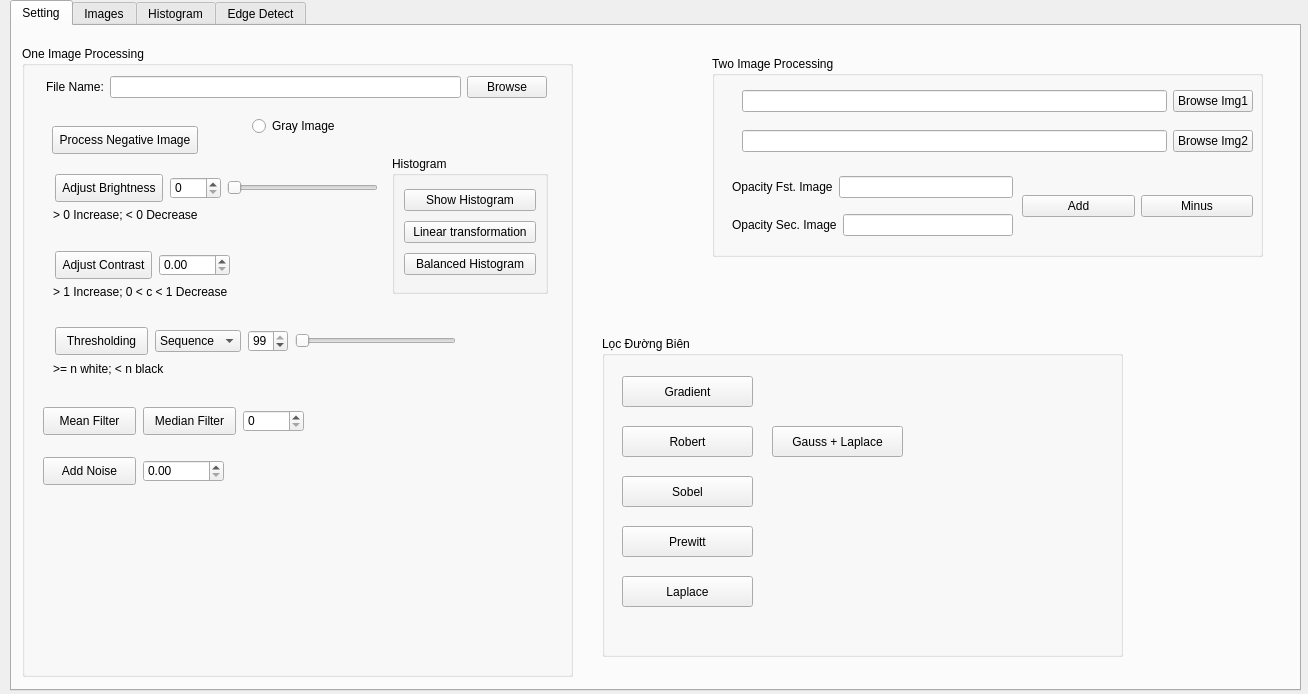
<?xml version="1.0" encoding="UTF-8"?>
<ui version="4.0">
 <class>MainWindow</class>
 <widget class="QMainWindow" name="MainWindow">
  <property name="geometry">
   <rect>
    <x>0</x>
    <y>0</y>
    <width>1308</width>
    <height>694</height>
   </rect>
  </property>
  <property name="windowTitle">
   <string>Image Processing</string>
  </property>
  <property name="windowIcon">
   <iconset>
    <normaloff>../../../Users/Pictures/ico/8yzpzkjdqaz51.png</normaloff>../../../Users/Pictures/ico/8yzpzkjdqaz51.png</iconset>
  </property>
  <widget class="QWidget" name="centralwidget">
   <widget class="QTabWidget" name="tabWidget">
    <property name="geometry">
     <rect>
      <x>10</x>
      <y>0</y>
      <width>1291</width>
      <height>691</height>
     </rect>
    </property>
    <property name="tabPosition">
     <enum>QTabWidget::North</enum>
    </property>
    <property name="tabShape">
     <enum>QTabWidget::Rounded</enum>
    </property>
    <property name="currentIndex">
     <number>0</number>
    </property>
    <property name="elideMode">
     <enum>Qt::ElideNone</enum>
    </property>
    <widget class="QWidget" name="tab">
     <attribute name="title">
      <string>Setting</string>
     </attribute>
     <widget class="QGroupBox" name="groupBox_2">
      <property name="geometry">
       <rect>
        <x>10</x>
        <y>20</y>
        <width>551</width>
        <height>631</height>
       </rect>
      </property>
      <property name="title">
       <string>One Image Processing</string>
      </property>
      <widget class="QLabel" name="label_7">
       <property name="geometry">
        <rect>
         <x>31</x>
         <y>161</y>
         <width>159</width>
         <height>16</height>
        </rect>
       </property>
       <property name="text">
        <string>&gt; 0 Increase; &lt; 0 Decrease</string>
       </property>
      </widget>
      <widget class="QPushButton" name="btn_brightness">
       <property name="geometry">
        <rect>
         <x>33</x>
         <y>128</y>
         <width>108</width>
         <height>28</height>
        </rect>
       </property>
       <property name="text">
        <string>Adjust Brightness</string>
       </property>
      </widget>
      <widget class="QPushButton" name="btn_contrast">
       <property name="geometry">
        <rect>
         <x>33</x>
         <y>205</y>
         <width>97</width>
         <height>28</height>
        </rect>
       </property>
       <property name="text">
        <string>Adjust Contrast</string>
       </property>
      </widget>
      <widget class="QRadioButton" name="rbtn_gray">
       <property name="geometry">
        <rect>
         <x>230</x>
         <y>70</y>
         <width>93</width>
         <height>20</height>
        </rect>
       </property>
       <property name="text">
        <string>Gray Image</string>
       </property>
      </widget>
      <widget class="QLabel" name="label_8">
       <property name="geometry">
        <rect>
         <x>31</x>
         <y>238</y>
         <width>201</width>
         <height>16</height>
        </rect>
       </property>
       <property name="text">
        <string>&gt; 1 Increase; 0 &lt; c &lt; 1 Decrease</string>
       </property>
      </widget>
      <widget class="QLabel" name="label_10">
       <property name="geometry">
        <rect>
         <x>31</x>
         <y>315</y>
         <width>171</width>
         <height>16</height>
        </rect>
       </property>
       <property name="text">
        <string>&gt;= n white; &lt; n black</string>
       </property>
      </widget>
      <widget class="QComboBox" name="cbb_threshold">
       <property name="geometry">
        <rect>
         <x>133</x>
         <y>284</y>
         <width>86</width>
         <height>22</height>
        </rect>
       </property>
       <item>
        <property name="text">
         <string>Sequence</string>
        </property>
       </item>
       <item>
        <property name="text">
         <string>Otsu</string>
        </property>
       </item>
      </widget>
      <widget class="QPushButton" name="btn_threshold">
       <property name="geometry">
        <rect>
         <x>33</x>
         <y>281</y>
         <width>93</width>
         <height>28</height>
        </rect>
       </property>
       <property name="text">
        <string>Thresholding</string>
       </property>
      </widget>
      <widget class="QSpinBox" name="spb_threshold">
       <property name="geometry">
        <rect>
         <x>226</x>
         <y>284</y>
         <width>40</width>
         <height>22</height>
        </rect>
       </property>
       <property name="value">
        <number>99</number>
       </property>
      </widget>
      <widget class="QPushButton" name="btn_negative">
       <property name="geometry">
        <rect>
         <x>30</x>
         <y>80</y>
         <width>146</width>
         <height>28</height>
        </rect>
       </property>
       <property name="text">
        <string>Process Negative Image</string>
       </property>
      </widget>
      <widget class="QGroupBox" name="groupBox">
       <property name="geometry">
        <rect>
         <x>370</x>
         <y>110</y>
         <width>156</width>
         <height>138</height>
        </rect>
       </property>
       <property name="title">
        <string>Histogram</string>
       </property>
       <layout class="QVBoxLayout" name="verticalLayout_2">
        <item>
         <widget class="QPushButton" name="btn_showHis">
          <property name="text">
           <string>Show Histogram</string>
          </property>
         </widget>
        </item>
        <item>
         <widget class="QPushButton" name="btn_linearHis">
          <property name="text">
           <string>Linear transformation</string>
          </property>
         </widget>
        </item>
        <item>
         <widget class="QPushButton" name="btn_balanceHis">
          <property name="text">
           <string>Balanced Histogram</string>
          </property>
         </widget>
        </item>
       </layout>
      </widget>
      <widget class="QSlider" name="hsld_brightness">
       <property name="geometry">
        <rect>
         <x>205</x>
         <y>131</y>
         <width>151</width>
         <height>22</height>
        </rect>
       </property>
       <property name="orientation">
        <enum>Qt::Horizontal</enum>
       </property>
      </widget>
      <widget class="QWidget" name="layoutWidget">
       <property name="geometry">
        <rect>
         <x>24</x>
         <y>26</y>
         <width>501</width>
         <height>30</height>
        </rect>
       </property>
       <layout class="QHBoxLayout" name="horizontalLayout_6">
        <item>
         <widget class="QLabel" name="label">
          <property name="text">
           <string>File Name:</string>
          </property>
         </widget>
        </item>
        <item>
         <widget class="QLineEdit" name="lne_browse"/>
        </item>
        <item>
         <widget class="QPushButton" name="btn_browse">
          <property name="text">
           <string>Browse</string>
          </property>
         </widget>
        </item>
       </layout>
      </widget>
      <widget class="QSpinBox" name="spb_brightness">
       <property name="geometry">
        <rect>
         <x>148</x>
         <y>131</y>
         <width>51</width>
         <height>22</height>
        </rect>
       </property>
      </widget>
      <widget class="QSlider" name="hsld_threshold">
       <property name="geometry">
        <rect>
         <x>273</x>
         <y>284</y>
         <width>161</width>
         <height>22</height>
        </rect>
       </property>
       <property name="orientation">
        <enum>Qt::Horizontal</enum>
       </property>
      </widget>
      <widget class="QLabel" name="lbl_dimensions">
       <property name="geometry">
        <rect>
         <x>390</x>
         <y>60</y>
         <width>131</width>
         <height>41</height>
        </rect>
       </property>
       <property name="autoFillBackground">
        <bool>false</bool>
       </property>
       <property name="text">
        <string/>
       </property>
      </widget>
      <widget class="QDoubleSpinBox" name="spb_contrast">
       <property name="geometry">
        <rect>
         <x>137</x>
         <y>208</y>
         <width>71</width>
         <height>22</height>
        </rect>
       </property>
      </widget>
      <widget class="QPushButton" name="btn_mean_filter">
       <property name="geometry">
        <rect>
         <x>21</x>
         <y>361</y>
         <width>93</width>
         <height>28</height>
        </rect>
       </property>
       <property name="text">
        <string>Mean Filter</string>
       </property>
      </widget>
      <widget class="QPushButton" name="btn_median_filter">
       <property name="geometry">
        <rect>
         <x>121</x>
         <y>361</y>
         <width>93</width>
         <height>28</height>
        </rect>
       </property>
       <property name="text">
        <string>Median Filter</string>
       </property>
      </widget>
      <widget class="QSpinBox" name="spb_mask_size">
       <property name="geometry">
        <rect>
         <x>221</x>
         <y>364</y>
         <width>61</width>
         <height>22</height>
        </rect>
       </property>
      </widget>
      <widget class="QPushButton" name="btn_add_noise">
       <property name="geometry">
        <rect>
         <x>21</x>
         <y>411</y>
         <width>93</width>
         <height>28</height>
        </rect>
       </property>
       <property name="text">
        <string>Add Noise</string>
       </property>
      </widget>
      <widget class="QDoubleSpinBox" name="spb_noise_ratio">
       <property name="geometry">
        <rect>
         <x>121</x>
         <y>414</y>
         <width>81</width>
         <height>22</height>
        </rect>
       </property>
      </widget>
     </widget>
     <widget class="QGroupBox" name="groupBox_3">
      <property name="geometry">
       <rect>
        <x>700</x>
        <y>30</y>
        <width>551</width>
        <height>201</height>
       </rect>
      </property>
      <property name="title">
       <string>Two Image Processing</string>
      </property>
      <widget class="QWidget" name="layoutWidget">
       <property name="geometry">
        <rect>
         <x>310</x>
         <y>130</y>
         <width>231</width>
         <height>41</height>
        </rect>
       </property>
       <layout class="QHBoxLayout" name="horizontalLayout">
        <item>
         <widget class="QPushButton" name="pushButton">
          <property name="text">
           <string>Add</string>
          </property>
         </widget>
        </item>
        <item>
         <widget class="QPushButton" name="pushButton_2">
          <property name="text">
           <string>Minus</string>
          </property>
         </widget>
        </item>
       </layout>
      </widget>
      <widget class="QWidget" name="layoutWidget">
       <property name="geometry">
        <rect>
         <x>20</x>
         <y>110</y>
         <width>281</width>
         <height>81</height>
        </rect>
       </property>
       <layout class="QVBoxLayout" name="verticalLayout">
        <item>
         <layout class="QHBoxLayout" name="horizontalLayout_2">
          <item>
           <widget class="QLabel" name="label_3">
            <property name="text">
             <string>Opacity Fst. Image</string>
            </property>
           </widget>
          </item>
          <item>
           <widget class="QLineEdit" name="lineEdit_3"/>
          </item>
         </layout>
        </item>
        <item>
         <layout class="QHBoxLayout" name="horizontalLayout_3">
          <item>
           <widget class="QLabel" name="label_4">
            <property name="text">
             <string>Opacity Sec. Image</string>
            </property>
           </widget>
          </item>
          <item>
           <widget class="QLineEdit" name="lineEdit_4"/>
          </item>
         </layout>
        </item>
       </layout>
      </widget>
      <widget class="QWidget" name="layoutWidget">
       <property name="geometry">
        <rect>
         <x>30</x>
         <y>30</y>
         <width>511</width>
         <height>31</height>
        </rect>
       </property>
       <layout class="QHBoxLayout" name="horizontalLayout_4">
        <item>
         <widget class="QLineEdit" name="lineEdit"/>
        </item>
        <item>
         <widget class="QPushButton" name="pushButton_3">
          <property name="text">
           <string>Browse Img1</string>
          </property>
         </widget>
        </item>
       </layout>
      </widget>
      <widget class="QWidget" name="layoutWidget">
       <property name="geometry">
        <rect>
         <x>30</x>
         <y>70</y>
         <width>511</width>
         <height>31</height>
        </rect>
       </property>
       <layout class="QHBoxLayout" name="horizontalLayout_5">
        <item>
         <widget class="QLineEdit" name="lineEdit_2"/>
        </item>
        <item>
         <widget class="QPushButton" name="pushButton_4">
          <property name="text">
           <string>Browse Img2</string>
          </property>
         </widget>
        </item>
       </layout>
      </widget>
     </widget>
     <widget class="QGroupBox" name="groupBox_4">
      <property name="geometry">
       <rect>
        <x>590</x>
        <y>310</y>
        <width>521</width>
        <height>321</height>
       </rect>
      </property>
      <property name="title">
       <string>Lọc Đường Biên</string>
      </property>
      <widget class="QPushButton" name="btn_gradient">
       <property name="geometry">
        <rect>
         <x>20</x>
         <y>40</y>
         <width>131</width>
         <height>31</height>
        </rect>
       </property>
       <property name="text">
        <string>Gradient</string>
       </property>
      </widget>
      <widget class="QPushButton" name="btn_robert">
       <property name="geometry">
        <rect>
         <x>20</x>
         <y>90</y>
         <width>131</width>
         <height>31</height>
        </rect>
       </property>
       <property name="text">
        <string>Robert</string>
       </property>
      </widget>
      <widget class="QPushButton" name="btn_sobel">
       <property name="geometry">
        <rect>
         <x>20</x>
         <y>140</y>
         <width>131</width>
         <height>31</height>
        </rect>
       </property>
       <property name="text">
        <string>Sobel</string>
       </property>
      </widget>
      <widget class="QPushButton" name="btn_prewitt">
       <property name="geometry">
        <rect>
         <x>20</x>
         <y>190</y>
         <width>131</width>
         <height>31</height>
        </rect>
       </property>
       <property name="text">
        <string>Prewitt</string>
       </property>
      </widget>
      <widget class="QPushButton" name="btn_laplace">
       <property name="geometry">
        <rect>
         <x>20</x>
         <y>240</y>
         <width>131</width>
         <height>31</height>
        </rect>
       </property>
       <property name="text">
        <string>Laplace</string>
       </property>
      </widget>
      <widget class="QPushButton" name="btn_gauss_n_laplace">
       <property name="geometry">
        <rect>
         <x>170</x>
         <y>90</y>
         <width>131</width>
         <height>31</height>
        </rect>
       </property>
       <property name="text">
        <string>Gauss + Laplace</string>
       </property>
      </widget>
     </widget>
    </widget>
    <widget class="QWidget" name="tab_2">
     <attribute name="title">
      <string>Images</string>
     </attribute>
     <widget class="QLabel" name="lbl_originalPic">
      <property name="geometry">
       <rect>
        <x>10</x>
        <y>10</y>
        <width>641</width>
        <height>611</height>
       </rect>
      </property>
      <property name="frameShape">
       <enum>QFrame::Box</enum>
      </property>
      <property name="text">
       <string>original label</string>
      </property>
     </widget>
     <widget class="QLabel" name="lbl_modifiedPic">
      <property name="geometry">
       <rect>
        <x>651</x>
        <y>10</y>
        <width>641</width>
        <height>611</height>
       </rect>
      </property>
      <property name="frameShape">
       <enum>QFrame::Box</enum>
      </property>
      <property name="text">
       <string>modified label</string>
      </property>
     </widget>
     <widget class="QPushButton" name="btn_save_clipboard">
      <property name="geometry">
       <rect>
        <x>1122</x>
        <y>630</y>
        <width>131</width>
        <height>28</height>
       </rect>
      </property>
      <property name="text">
       <string>Save to ClipBoard</string>
      </property>
     </widget>
    </widget>
    <widget class="QWidget" name="tab_3">
     <attribute name="title">
      <string>Histogram</string>
     </attribute>
     <widget class="QLabel" name="lbl_modifiedHis">
      <property name="geometry">
       <rect>
        <x>651</x>
        <y>10</y>
        <width>641</width>
        <height>611</height>
       </rect>
      </property>
      <property name="frameShape">
       <enum>QFrame::Box</enum>
      </property>
      <property name="frameShadow">
       <enum>QFrame::Plain</enum>
      </property>
      <property name="text">
       <string>modified label</string>
      </property>
     </widget>
     <widget class="QLabel" name="lbl_originalHis">
      <property name="geometry">
       <rect>
        <x>10</x>
        <y>10</y>
        <width>641</width>
        <height>611</height>
       </rect>
      </property>
      <property name="autoFillBackground">
       <bool>false</bool>
      </property>
      <property name="frameShape">
       <enum>QFrame::Box</enum>
      </property>
      <property name="frameShadow">
       <enum>QFrame::Plain</enum>
      </property>
      <property name="text">
       <string>original label</string>
      </property>
     </widget>
    </widget>
    <widget class="QWidget" name="tab_4">
     <attribute name="title">
      <string>Edge Detect</string>
     </attribute>
     <widget class="QLabel" name="lbl_gx">
      <property name="geometry">
       <rect>
        <x>10</x>
        <y>10</y>
        <width>641</width>
        <height>611</height>
       </rect>
      </property>
      <property name="autoFillBackground">
       <bool>false</bool>
      </property>
      <property name="frameShape">
       <enum>QFrame::Box</enum>
      </property>
      <property name="frameShadow">
       <enum>QFrame::Plain</enum>
      </property>
      <property name="text">
       <string>Gx label</string>
      </property>
     </widget>
     <widget class="QLabel" name="lbl_gy">
      <property name="geometry">
       <rect>
        <x>651</x>
        <y>10</y>
        <width>641</width>
        <height>611</height>
       </rect>
      </property>
      <property name="frameShape">
       <enum>QFrame::Box</enum>
      </property>
      <property name="frameShadow">
       <enum>QFrame::Plain</enum>
      </property>
      <property name="text">
       <string>Gy label</string>
      </property>
     </widget>
     <widget class="QLabel" name="label_2">
      <property name="geometry">
       <rect>
        <x>300</x>
        <y>630</y>
        <width>81</width>
        <height>20</height>
       </rect>
      </property>
      <property name="text">
       <string>Gx</string>
      </property>
      <property name="alignment">
       <set>Qt::AlignCenter</set>
      </property>
     </widget>
     <widget class="QLabel" name="label_5">
      <property name="geometry">
       <rect>
        <x>960</x>
        <y>630</y>
        <width>81</width>
        <height>20</height>
       </rect>
      </property>
      <property name="text">
       <string>Gy</string>
      </property>
      <property name="alignment">
       <set>Qt::AlignCenter</set>
      </property>
     </widget>
    </widget>
   </widget>
  </widget>
 </widget>
 <resources/>
 <connections/>
</ui>
